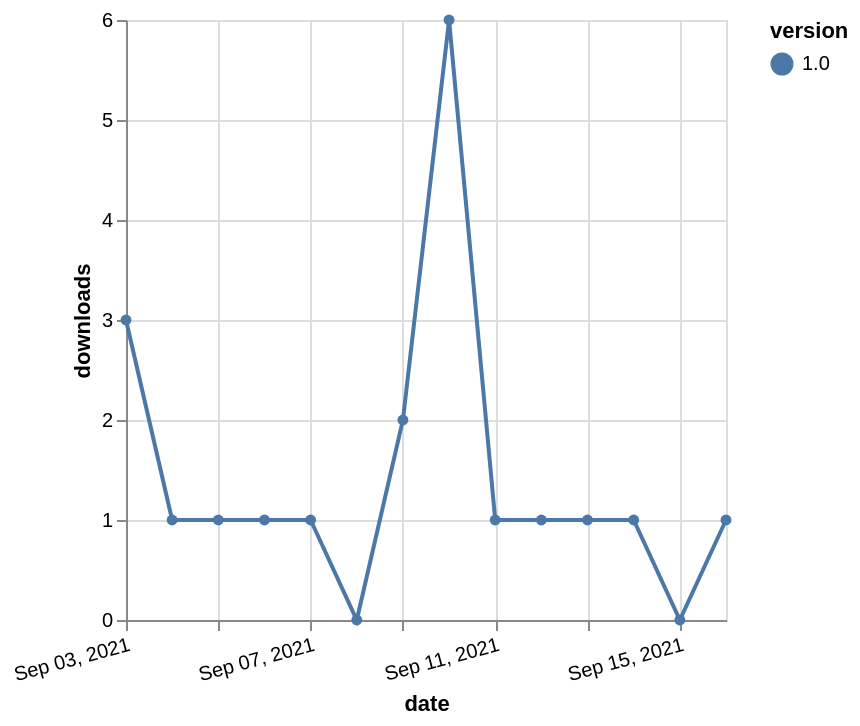

Write the Vega-Lite specification saved for this chart.
### Vega-Lite specification from a JSON file in a GitHub repository (floating-point values rounded to 4 significant figures)
{"$schema": "https://vega.github.io/schema/vega-lite/v5.json", "description": "A simple bar chart with embedded data.", "data": {"values": [{"date": "2021-09-03", "total": 282, "delta": 3, "version": "1.0"}, {"date": "2021-09-04", "total": 283, "delta": 1, "version": "1.0"}, {"date": "2021-09-05", "total": 284, "delta": 1, "version": "1.0"}, {"date": "2021-09-06", "total": 285, "delta": 1, "version": "1.0"}, {"date": "2021-09-07", "total": 286, "delta": 1, "version": "1.0"}, {"date": "2021-09-08", "total": 286, "delta": 0, "version": "1.0"}, {"date": "2021-09-09", "total": 288, "delta": 2, "version": "1.0"}, {"date": "2021-09-10", "total": 294, "delta": 6, "version": "1.0"}, {"date": "2021-09-11", "total": 295, "delta": 1, "version": "1.0"}, {"date": "2021-09-12", "total": 296, "delta": 1, "version": "1.0"}, {"date": "2021-09-13", "total": 297, "delta": 1, "version": "1.0"}, {"date": "2021-09-14", "total": 298, "delta": 1, "version": "1.0"}, {"date": "2021-09-15", "total": 298, "delta": 0, "version": "1.0"}, {"date": "2021-09-16", "total": 299, "delta": 1, "version": "1.0"}]}, "width": "container", "mark": {"type": "line", "point": {"filled": true}}, "encoding": {"x": {"field": "date", "type": "temporal", "timeUnit": "yearmonthdate", "title": "date", "axis": {"labelAngle": -15}}, "y": {"field": "delta", "type": "quantitative", "title": "downloads"}, "color": {"field": "version", "type": "nominal"}, "tooltip": {"field": "delta"}}}
